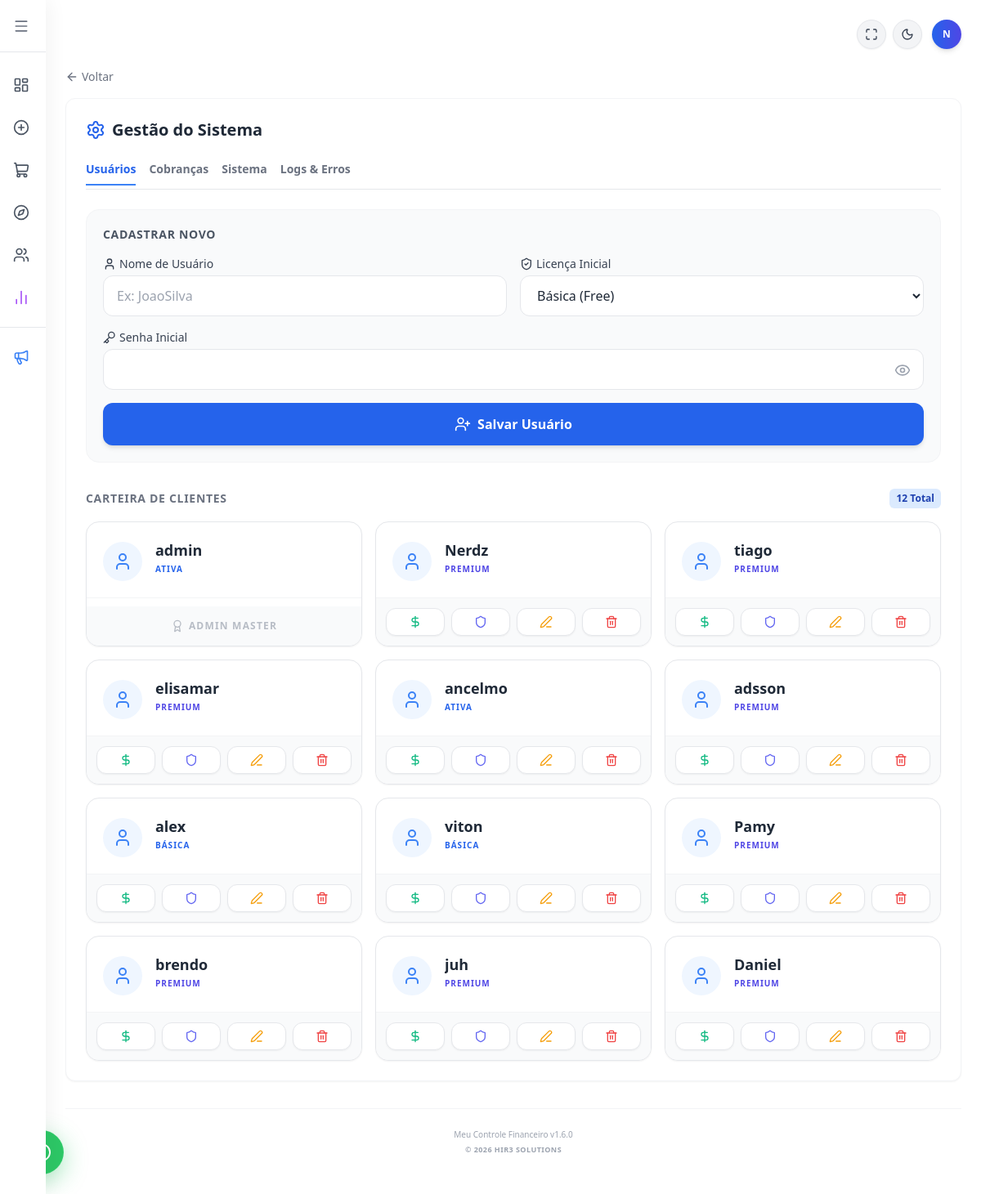
The app's page /usuarios (signed in), older data.
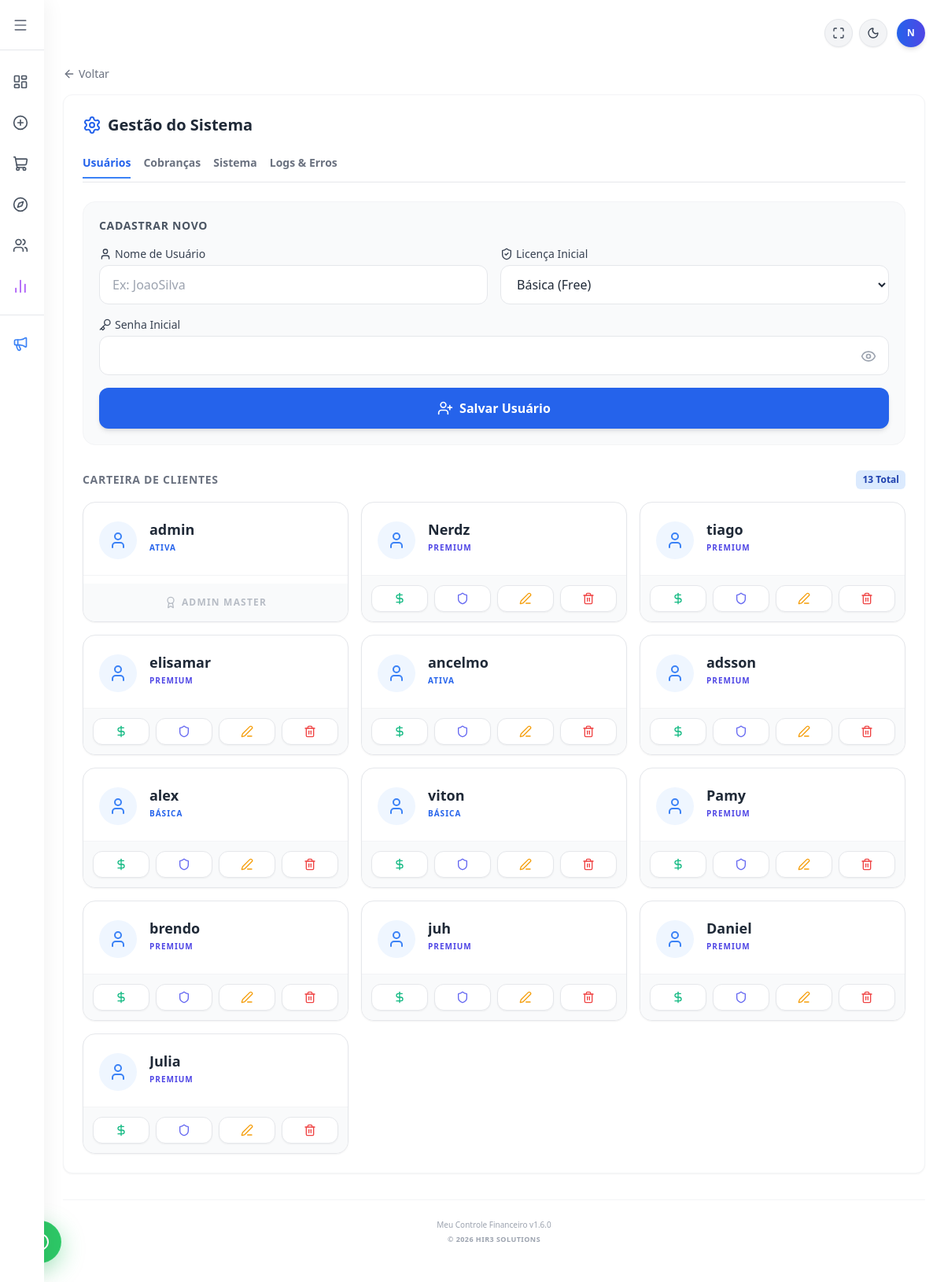
The same page, newer data.
### tables this page shows
CREATE TABLE usuarios (
            id INTEGER PRIMARY KEY AUTOINCREMENT,
            usuario TEXT UNIQUE NOT NULL,
            senha TEXT NOT NULL
        , renda REAL DEFAULT 0.00, licenca TEXT DEFAULT 'Ativa', valor_licencas REAL DEFAULT 0.00, telefone TEXT, is_admin INTEGER DEFAULT 0, renda_variavel TEXT DEFAULT 'nao', ultimo_mes_acesso TEXT DEFAULT '');

### flask_app.py (the view, shortened to what this page needs)
@app.route('/usuarios', methods=['GET', 'POST'])
def usuarios():
    if 'logado' not in session:
        return redirect(url_for('login'))
    if not session.get('is_admin'):
        return render_template('telas/gestao_usuarios.html')
    conexao = sqlite3.connect('financas.db')
    conexao.row_factory = sqlite3.Row
    cursor = conexao.cursor()
    try:
        cursor.execute("SELECT id, usuario, licenca, valor_licencas, modulos_liberados FROM usuarios WHERE ativo = 1 OR ativo IS NULL")
        lista_users = cursor.fetchall()
    except sqlite3.OperationalError:
        try:
            cursor.execute("SELECT id, usuario, licenca, valor_licencas, modulos_liberados FROM usuarios")
            lista_users = cursor.fetchall()
        except sqlite3.OperationalError:
            cursor.execute("SELECT id, usuario, licenca, valor_licencas, 'Todos' as modulos_liberados FROM usuarios")
            lista_users = cursor.fetchall()
    logs = []
    try:
        cursor.execute("SELECT * FROM logs_sistema ORDER BY id DESC LIMIT 50")
        logs = [dict(row) for row in cursor.fetchall()]
    except sqlite3.OperationalError:
        logs = []
    conexao.close()
    db_size_mb = 0.0
    if os.path.exists('financas.db'):
        db_size_mb = round(os.path.getsize('financas.db') / (1024 * 1024), 2)
    uploads_size_mb = 0.0
    uploads_path = 'static/uploads'
    try:
        total_disk, used_disk, free_disk = shutil.disk_usage("/")
        disk_percent = int((used_disk / total_disk) * 100)
    except:
        disk_percent = 0
    sys_info = {
        'db_size': str(db_size_mb).replace('.', ','),
        'uploads_size': str(uploads_size_mb).replace('.', ','),
        'disk_percent': disk_percent,
        'python_version': platform.python_version(),
        'flask_version': flask.__version__,
        'app_version': 'v1.5.9'
    }
    return render_template('telas/gestao_usuarios.html', usuarios=lista_users, logs=logs, sys_info=sys_info)

### flask_app.py (called while the page is built)
@app.context_processor
def inject_global_vars():
    versao = "1.6.0"
    data_formatada = datetime.now().strftime('%B %Y').capitalize()
    return dict(
        versao_atual=versao,
        data_atual=data_formatada
    )

### templates/telas/gestao_usuarios.html (shortened to what the changed rows need)
{% extends "base.html" %}
{% block content %}
    <div class="w-full bg-white dark:bg-gray-800 p-6 rounded-xl shadow-sm border border-gray-100 dark:border-gray-700">
        <h2 class="text-xl font-bold mb-6 text-gray-800 dark:text-gray-200 flex items-center gap-2">
            <i data-lucide="settings" class="w-6 h-6 text-blue-600 dark:text-blue-400"></i> Gestão do Sistema
        </h2>
        {% if session.get('is_admin') %}
            <div id="div-usuarios" class="block">
                <form action="/usuarios" method="POST" class="mb-8 space-y-4 bg-gray-50 dark:bg-gray-900/30 p-5 rounded-2xl border border-gray-100 dark:border-gray-700/50">
                    <h3 class="text-sm font-bold text-gray-600 dark:text-gray-300 uppercase tracking-wider mb-2">Cadastrar Novo</h3>
                    <div class="grid grid-cols-1 md:grid-cols-2 gap-4">
                        <div>
                            <label class="block text-sm font-medium text-gray-700 dark:text-gray-300 mb-1 flex items-center gap-1">
                                <i data-lucide="user" class="w-4 h-4"></i> Nome de Usuário
                            </label>
                            <input type="text" name="usuario" placeholder="Ex: JoaoSilva" required
                                   class="w-full px-4 py-3 bg-white dark:bg-gray-900 border border-gray-200 dark:border-gray-700 rounded-xl text-gray-800 dark:text-gray-100 focus:outline-none focus:ring-2 focus:ring-blue-500 transition-all">
                        </div>
                        <div>
                            <label class="block text-sm font-medium text-gray-700 dark:text-gray-300 mb-1 flex items-center gap-1">
                                <i data-lucide="shield-check" class="w-4 h-4"></i> Licença Inicial
                            </label>
                            <select name="licenca" required class="w-full px-4 py-3 bg-white dark:bg-gray-900 border border-gray-200 dark:border-gray-700 rounded-xl text-gray-800 dark:text-gray-100 focus:outline-none focus:ring-2 focus:ring-blue-500 transition-all cursor-pointer">
                                <option value="Básica" selected>Básica (Free)</option>
                            </select>
                        </div>
                    </div>
                    <div class="relative w-full">
                        <label class="block text-sm font-medium text-gray-700 dark:text-gray-300 mb-1 flex items-center gap-1">
                            <i data-lucide="key" class="w-4 h-4"></i> Senha Inicial
                        </label>
                        <input type="password" id="senha-input" name="senha" required
                               class="w-full px-4 py-3 pr-10 bg-white dark:bg-gray-900 border border-gray-200 dark:border-gray-700 rounded-xl text-gray-800 dark:text-gray-100 focus:outline-none focus:ring-2 focus:ring-blue-500 transition-all">
                        <button type="button" onclick="toggleSenha()" class="absolute right-4 top-10 text-gray-400 hover:text-gray-600 transition-colors">
                            <i id="olhinho-icone" data-lucide="eye" class="w-5 h-5"></i>
                        </button>
                    </div>
                    <button type="submit" name="cadastrar" class="w-full bg-blue-600 text-white font-bold py-3.5 px-4 rounded-xl hover:bg-blue-700 transition duration-200 shadow-md flex items-center justify-center gap-2 mt-4 active:scale-95">
                        <i data-lucide="user-plus" class="w-5 h-5"></i> Salvar Usuário
                    </button>
                </form>
                <div class="flex items-center justify-between mb-4">
                    <h3 class="text-sm font-bold text-gray-500 dark:text-gray-400 uppercase tracking-wider">Carteira de Clientes</h3>
                    <span class="bg-blue-100 text-blue-800 dark:bg-blue-900/30 dark:text-blue-300 text-xs font-bold px-2 py-1 rounded-md">{{ usuarios|length }} Total</span>
                </div>
                <div class="grid grid-cols-1 md:grid-cols-2 lg:grid-cols-3 gap-4">
                    {% for u in usuarios %}
                    <div class="bg-white dark:bg-gray-800 border border-gray-200 dark:border-gray-700 rounded-2xl shadow-sm hover:shadow-md hover:border-blue-300 dark:hover:border-blue-700 transition-all flex flex-col overflow-hidden group">
                        <div class="p-5 flex items-start gap-4 border-b border-gray-100 dark:border-gray-700/50">
                            <div class="bg-blue-50 dark:bg-blue-900/20 p-3 rounded-full shrink-0 mt-1">
                                <i data-lucide="user" class="w-6 h-6 text-blue-500 dark:text-blue-400"></i>
                            </div>
                            <div class="flex flex-col min-w-0">
                                <h4 class="font-bold text-gray-800 dark:text-gray-100 text-lg truncate" title="{{ u[1] }}">{{ u[1] }}</h4>
                                <span class="text-[10px] font-black {% if u[2] == 'Premium' %}text-indigo-600 dark:text-indigo-400{% else %}text-blue-600 dark:text-blue-400{% endif %} uppercase tracking-widest mt-0.5">
                                    {{ u[2] }}
                                </span>
                            </div>
                        </div>
                        <div class="p-3 bg-gray-50 dark:bg-gray-900/40 flex items-center justify-between mt-auto">
                            {% if u[0] != 1 %}
                                <div class="grid grid-cols-4 gap-2 w-full">
                                    <a href="/financeiro?id_usuario={{ u[0] }}" class="flex items-center justify-center p-2 rounded-xl bg-white dark:bg-gray-800 border border-gray-200 dark:border-gray-700 text-emerald-500 hover:bg-emerald-50 dark:hover:bg-emerald-900/20 hover:border-emerald-200 transition-colors shadow-sm" title="Ver Extrato do Cliente">
                                        <i data-lucide="dollar-sign" class="w-4 h-4"></i>
                                    </a>
                                    <form action="/tornar_admin/{{ u[0] }}" method="POST" class="m-0 w-full" onsubmit="return confirm('ATENÇÃO: Tem certeza que deseja promover este usuário a Administrador?');">
                                        <button type="submit" class="w-full flex items-center justify-center p-2 rounded-xl bg-white dark:bg-gray-800 border border-gray-200 dark:border-gray-700 text-indigo-500 hover:bg-indigo-50 dark:hover:bg-indigo-900/20 hover:border-indigo-200 transition-colors shadow-sm" title="Promover a Administrador">
                                            <i data-lucide="shield" class="w-4 h-4"></i>
                                        </button>
                                    </form>
                                    <button type="button" onclick="abrirEdicaoUsuario('{{ u[0] }}', '{{ u[1] }}', '{{ u[2] }}', '{{ u[3] }}', '{{ u[4] }}', '{{ u[5] if u|length > 5 else '' }}')" class="flex items-center justify-center p-2 rounded-xl bg-white dark:bg-gray-800 border border-gray-200 dark:border-gray-700 text-amber-500 hover:bg-amber-50 dark:hover:bg-amber-900/20 hover:border-amber-200 transition-colors shadow-sm" title="Editar Usuário / Contrato">
                                        <i data-lucide="edit-3" class="w-4 h-4"></i>
                                    </button>
                                    <button type="button" onclick="confirmarInativacao('{{ u[0] }}', '{{ u[1] }}')" class="flex items-center justify-center p-2 rounded-xl bg-white dark:bg-gray-800 border border-gray-200 dark:border-gray-700 text-red-500 hover:bg-red-50 dark:hover:bg-red-900/20 hover:border-red-200 transition-colors shadow-sm" title="Inativar Usuário">
                                        <i data-lucide="trash-2" class="w-4 h-4"></i>
                                    </button>
                                </div>
                            {% else %}
                                <div class="w-full flex justify-center py-1">
                                    <span class="text-xs text-gray-400 font-bold uppercase tracking-widest flex items-center gap-1.5 opacity-70">
                                        <i data-lucide="award" class="w-4 h-4"></i> Admin Master
                                    </span>
                                </div>
                            {% endif %}
                        </div>
                    </div>
                    {% endfor %}
                </div>
            </div>
        {% endif %}
    </div>
{% endblock %}

Row changes from the older to the newer data that the page shows:
added usuarios: usuario "Julia", licenca "PREMIUM"
Text that changed along with them:
{{ usuarios|length }}: "12" → "13"
